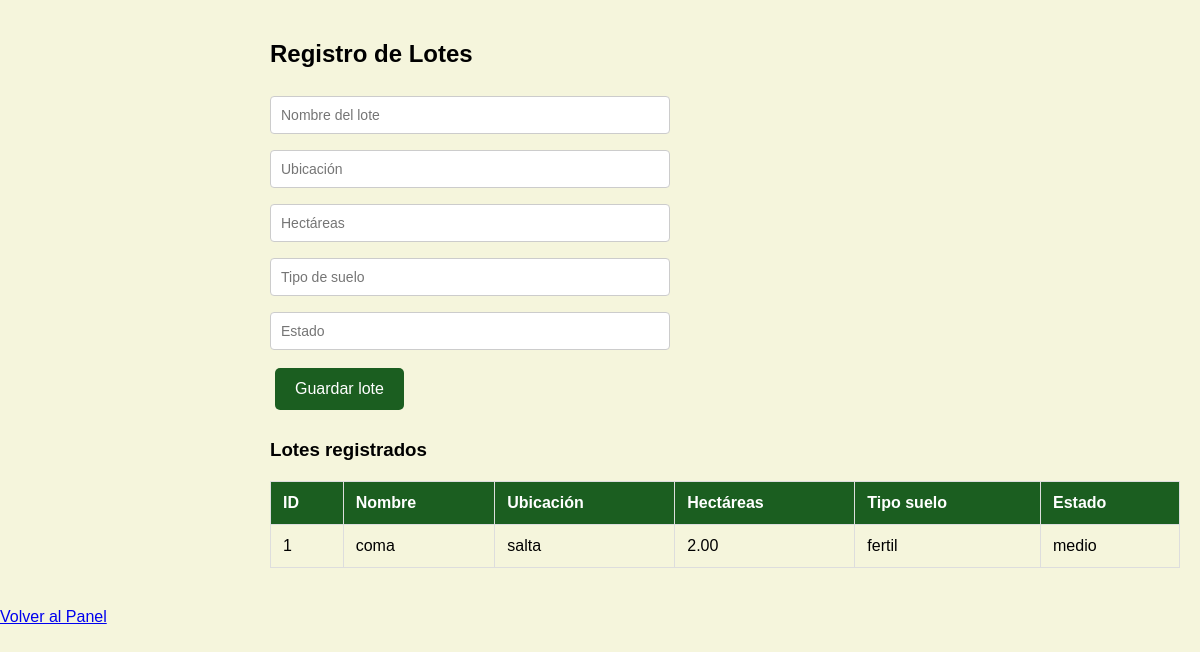
The app's page /pages/lotes.php (signed in) with its own data.
### tables this page shows
CREATE TABLE `lotes` (
  `id` int(11) NOT NULL,
  `nombre` varchar(100) DEFAULT NULL,
  `ubicacion` varchar(255) DEFAULT NULL,
  `hectareas` decimal(10,2) DEFAULT NULL,
  `tipo_suelo` varchar(100) DEFAULT NULL,
  `estado` varchar(50) DEFAULT NULL
);

### pages/lotes.php (the view, shortened to what this page needs)
<?php
include("../php/conexion.php");
?>
<!DOCTYPE html>
<html>
<head>
    <link rel="stylesheet" href="../css/dashboard.css">
</head>
<body>
<div class="content">
<h2>Registro de Lotes</h2>
<form method="POST">
    <input type="text" name="nombre" placeholder="Nombre del lote" required><br>
    <input type="text" name="ubicacion" placeholder="Ubicación" required><br>
    <input type="number" step="0.01" name="hectareas" placeholder="Hectáreas" required><br>
    <input type="text" name="tipo_suelo" placeholder="Tipo de suelo" required><br>
    <input type="text" name="estado" placeholder="Estado" required><br>
    <button type="submit" name="guardar">Guardar lote</button>
</form>
<h3>Lotes registrados</h3>
<table border="1" width="100%">
<tr>
    <th>ID</th>
    <th>Nombre</th>
    <th>Ubicación</th>
    <th>Hectáreas</th>
    <th>Tipo suelo</th>
    <th>Estado</th>
</tr>
<?php
$result = $conn->query("SELECT * FROM lotes");
while($row = $result->fetch_assoc()){
    echo "<tr>
            <td>" . htmlspecialchars($row['id']) . "</td>
            <td>" . htmlspecialchars($row['nombre']) . "</td>
            <td>" . htmlspecialchars($row['ubicacion']) . "</td>
            <td>" . htmlspecialchars($row['hectareas']) . "</td>
            <td>" . htmlspecialchars($row['tipo_suelo']) . "</td>
            <td>" . htmlspecialchars($row['estado']) . "</td>
          </tr>";
}
?>
</table>
</div>
<a href="../php/dashboard.php">Volver al Panel</a>
</body>
</html>

### css/dashboard.css (style rules this page uses)
body { margin: 0; font-family: Arial; background: #f5f5dc; }
.content { margin-left: 250px; padding: 20px; }
button { padding: 12px 20px; font-size: 16px; background-color: #1b5e20; color: white; border: none; border-radius: 5px; cursor: pointer; margin: 10px 5px; }
input[type="text"], input[type="number"], input[type="date"], textarea, select { padding: 10px; font-size: 14px; border: 1px solid #ccc; border-radius: 4px; margin: 8px 0; width: 100%; max-width: 400px; box-sizing: border-box; }
table { border-collapse: collapse; width: 100%; margin: 20px 0; }
table th, table td { border: 1px solid #ddd; padding: 12px; text-align: left; }
table th { background-color: #1b5e20; color: white; }

### records on screen
lotes: id "1", nombre "coma", ubicacion "salta", hectareas "2.00", tipo_suelo "fertil", estado "medio"
